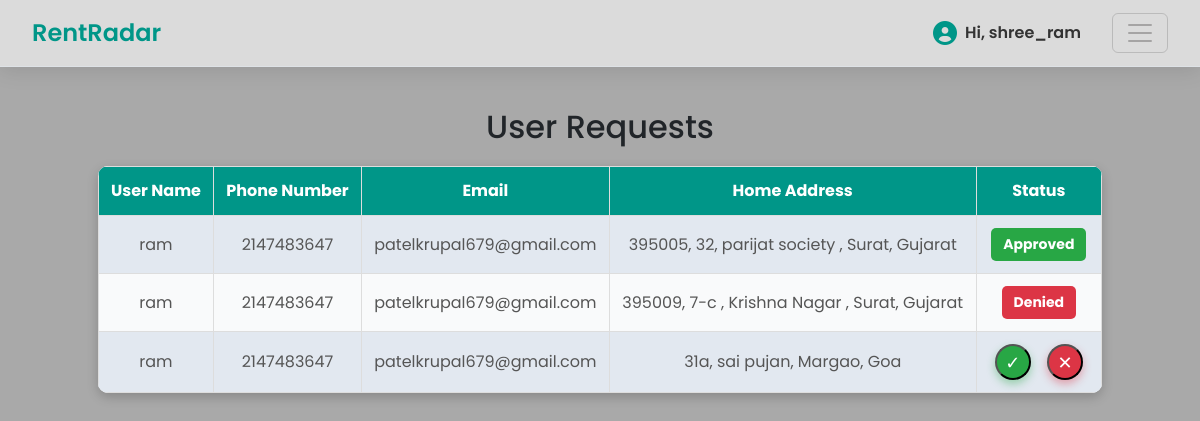
Screenshot of /owner_status.php (signed in) with the database file from the repository.
### tables this page shows
CREATE TABLE `tbl_con` (
  `contact_id` int(11) NOT NULL,
  `user_id` int(10) NOT NULL,
  `owner_id` int(10) NOT NULL,
  `house_id` int(10) NOT NULL,
  `status` int(10) NOT NULL
);

CREATE TABLE `tbl_user` (
  `user_id` int(11) NOT NULL,
  `user_name` varchar(30) NOT NULL,
  `email` varchar(50) NOT NULL,
  `phone` int(10) NOT NULL,
  `address` varchar(100) NOT NULL,
  `password` varchar(50) NOT NULL,
  `verification` int(5) NOT NULL
);

CREATE TABLE `tbl_house` (
  `house_id` int(11) NOT NULL,
  `house_num` varchar(15) NOT NULL,
  `soc_name` varchar(20) NOT NULL,
  `landmark` varchar(30) NOT NULL,
  `state` varchar(20) NOT NULL,
  `city` varchar(20) NOT NULL,
  `pincode` int(6) NOT NULL,
  `members` int(10) NOT NULL,
  `furnishing` varchar(15) NOT NULL,
  `rent` int(20) NOT NULL,
  `num_bed` int(10) NOT NULL,
  `num_bath` int(10) NOT NULL,
  `description` varchar(50) NOT NULL,
  `img` varchar(10000) NOT NULL,
  `owner_id` int(20) NOT NULL
);

### owner_status.php (the view, shortened to what this page needs)
<?php
include("connect.php");
?>
<!DOCTYPE html>
<html lang="en">
<head>
</head>
<body id="b">
    <?php include("owner_nav.php"); ?>
    <div class="container">
        <h2>User Requests</h2>
        <table class="status-table">
            <thead>
                <tr>
                    <th>User Name</th>
                    <th>Phone Number</th>
                    <th>Email</th>
                    <th>Home Address</th>
                    <th>Status</th>
                </tr>
            </thead>
            <tbody>
                <?php
                $owner_id = $_SESSION['owner_id'];
                $query = "SELECT
                            tbl_user.user_name,
                            tbl_user.phone,
                            tbl_user.email,
                            tbl_con.contact_id,
                            tbl_con.status,
                            tbl_house.house_num,
                            tbl_house.soc_name,
                            tbl_house.state,
                            tbl_house.city
                          FROM tbl_con
                          JOIN tbl_user ON tbl_con.user_id = tbl_user.user_id
                          JOIN tbl_house ON tbl_con.house_id = tbl_house.house_id
                          WHERE tbl_con.owner_id = '$owner_id'";
                $result = mysqli_query($connect, $query);
                while ($row = mysqli_fetch_assoc($result)) {
                    $houseAddress = $row['house_num'] . ", " . $row['soc_name'] . ", " . $row['city'] . ", " . $row['state'];
                    echo "<tr id='row_{$row['contact_id']}'>
                            <td>{$row['user_name']}</td>
                            <td>{$row['phone']}</td>
                            <td>{$row['email']}</td>
                            <td>{$houseAddress}</td>
                            <td>
                                <span id='status_{$row['contact_id']}'>";
                    if ($row['status'] == 1) {
                        echo "<span class='approved-label'>Approved</span>";
                    } elseif ($row['status'] == 2) {
                        echo "<span class='denied-label'>Denied</span>";
                    } else {
                        echo "<button class='icon-btn approve-btn' data-id='{$row['contact_id']}'>
                                ✓
                                <span class='tooltiptext'>Approve</span>
                              </button>
                              <button class='icon-btn deny-btn' data-id='{$row['contact_id']}'>
                                ✕
                                <span class='tooltiptext'>Deny</span>
                              </button>";
                    }
                    echo "</span>
                            </td>
                          </tr>";
                }
                ?>
            </tbody>
        </table>
    </div>
</body>
</html>

### owner_nav.php (shortened to what this page needs)
<!DOCTYPE html>
<html lang="en">
<head>
    <link href="https://cdn.jsdelivr.net/npm/bootstrap@5.3.3/dist/css/bootstrap.min.css" rel="stylesheet">
    <link rel="stylesheet" href="https://cdnjs.cloudflare.com/ajax/libs/font-awesome/6.0.0-beta3/css/all.min.css">
</head>
<body>
    <form action="" method="POST">
        <nav class="navbar fixed-top border-bottom">
            <div class="container-fluid">
                <a class="navbar-brand" href="owner_home.php">RentRadar</a>
                <div class="d-flex align-items-center">
                    <i class="fas fa-user-circle profile-icon"></i>
                    <span class="username">Hi, <?php echo $_SESSION['owner_name'] ?></span>
                    <button class="navbar-toggler ms-3" type="button" data-bs-toggle="offcanvas" data-bs-target="#offcanvasNavbar" aria-controls="offcanvasNavbar" aria-label="Toggle navigation">
                        <span class="navbar-toggler-icon"></span>
                    </button>
                </div>
            </div>
        </nav>
    </form>
</body>
</html>

### owner_status.php (style rules this page uses)
body { background-color: #f3f4f6; padding-top: 9%; font-family: Arial, sans-serif; }
h2 { color: #333; text-align: center; margin-bottom: 20px; }
.status-table { width: 90%; margin: 20px auto; border-radius: 10px; overflow: hidden; box-shadow: 0px 4px 12px rgba(0, 0, 0, 0.2); border-collapse: collapse; background-color: #fff; }
.status-table th, .status-table td { padding: 12px; text-align: center; border: 1px solid #ddd; color: #555; }
.status-table th { background-color: #009688; color: #fff; }
.status-table tr:nth-child(even) { background-color: #f9fafb; }
.status-table tr:nth-child(odd) { background-color: #e2e8f0; }
.icon-btn { display: inline-flex; align-items: center; justify-content: center; width: 36px; height: 36px; border-radius: 50%; margin: 0 6px; color: white; font-size: 18px; cursor: pointer; transition: all 0.3s ease; position: relative; }
.approve-btn { background-color: #28a745; box-shadow: 0 4px 8px rgba(40, 167, 69, 0.4); }
.deny-btn { background-color: #dc3545; box-shadow: 0 4px 8px rgba(220, 53, 69, 0.4); }
.approved-label, .denied-label { display: inline-block; padding: 6px 12px; border-radius: 5px; color: #fff; font-weight: bold; font-size: 14px; }
.approved-label { background-color: #28a745; }
.denied-label { background-color: #dc3545; }
#b { background-color: darkgray; }

### owner_nav.php (style rules this page uses)
body, .navbar, .offcanvas-header, .offcanvas-body { font-family: 'Poppins', sans-serif; }
.navbar { background-color: #ffffff95; box-shadow: 0px 4px 20px rgba(0, 0, 0, 0.1); padding: 10px 20px; }
.navbar-brand { color: #009688; font-weight: 600; font-size: 24px; transition: color 0.3s ease; }
.navbar-toggler-icon { filter: invert(0.6); }
.profile-icon { font-size: 1.5rem; color: #009688; margin-right: 8px; }
.username { font-size: 16px; color: #333; font-weight: 600; margin-right: 15px; }
.navbar-toggler { transition: transform 0.3s ease; }

### rows the page displays
tbl_con: user.user_name "ram", user.phone "2147483647", user.email "patelkrupal679@gmail.com", house.state "395005, 32, parijat society , Surat, Gujarat", status "Approved"
tbl_con: user.user_name "ram", user.phone "2147483647", user.email "patelkrupal679@gmail.com", house.state "395009, 7-c , Krishna Nagar , Surat, Gujarat", status "Denied"
tbl_con: user.user_name "ram", user.phone "2147483647", user.email "patelkrupal679@gmail.com", house.state "31a, sai pujan, Margao, Goa"

### other values shown
$_SESSION['owner_name'] "shree_ram"
